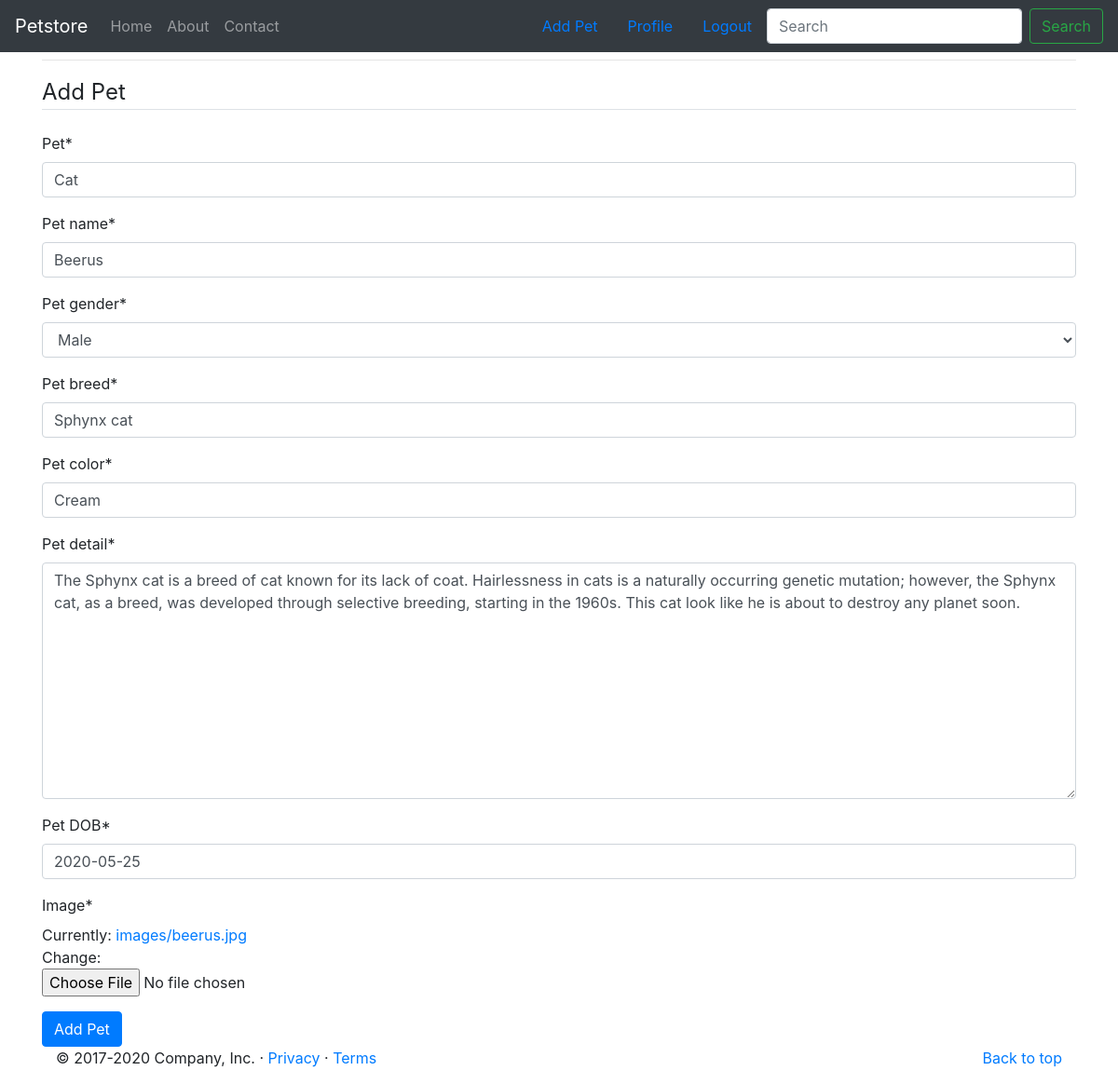
/about/10/update/ (signed in), run on the app's committed database.
### petstore/models.py (models this page shows, shortened)
class PostPet(models.Model):
    Male = 'M'
    Female = 'F'
    Unspecified = 'O'
    PET_GENDER = [
        (Male,'Male'),
        (Female, 'Female'),
        (Unspecified, 'Unspecified')
    ]
    pet=models.CharField(max_length=50)
    pet_name=models.CharField(max_length=50)
    pet_gender = models.CharField(max_length=1, choices=PET_GENDER)
    pet_breed=models.CharField(max_length=50)
    pet_color=models.CharField(max_length=50)
    pet_detail=models.TextField(max_length=500)
    pet_DOB=models.DateField(auto_now=False)
    poster=models.ForeignKey(User, on_delete=models.CASCADE)
    image=models.ImageField(upload_to='images/')

### petstore/views.py (the view, shortened to what this page needs)
# urls.py: path('about/<int:pk>/update/', PostPetUpdateView.as_view(), name='post-update'),
class PostPetUpdateView(LoginRequiredMixin, UserPassesTestMixin, UpdateView):
    model = PostPet
    fields = ['pet', 'pet_name', 'pet_gender', 'pet_breed', 'pet_color', 'pet_detail', 'pet_DOB', 'image']
    def test_func(self):
        petstores = self.get_object()
        if self.request.user == petstores.poster:
            return True
        return False

### petstore/templates/petstore/postpet_form.html (shortened to what this page needs)
{% load crispy_forms_tags %}
<!doctype html>
<html lang="en">
  <head>
<link rel="stylesheet" href="https://stackpath.bootstrapcdn.com/bootstrap/4.5.2/css/bootstrap.min.css">
  </head>
  <body>
    <header>
  <nav class="navbar navbar-expand-md navbar-dark fixed-top bg-dark">
    <a class="navbar-brand" href="{% url 'home' %}">Petstore</a>
    <div class="collapse navbar-collapse" id="navbarCollapse">
      <ul class="navbar-nav mr-auto">
        <li class="nav-item">
          <a class="nav-link" href="{% url 'home' %}">Home</a>
        </li>
        <li class="nav-item">
          <a class="nav-link" href="{% url 'about' %}">About</a>
        </li>
        <li class="nav-item">
          <a class="nav-link" href="{% url 'contact' %}">Contact <span class="sr-only">(current)</span></a>
        </li>
      </ul>
    <div>
       {% if user.is_authenticated %}
        <div class="collapse navbar-collapse" id="navbarCollapse">
          <a class="nav-item nav-link" href="{% url 'post-create' %}">Add Pet</a>
          <a class="nav-item nav-link" href="{% url 'profile' %}">Profile</a>
          <a class="nav-item nav-link" href="{% url 'logout' %}">Logout</a>
        </div>
      {% else %}
        <a class="btn btn-primary mr-sm-2" href="{% url 'login' %}">Login</a>
        <a class="btn btn-primary mr-sm-2" href="{% url 'register' %}">Register</a>
      {% endif %}
      </div>
      <form class="form-inline mt-2 mt-md-0">
        <input class="form-control mr-sm-2" type="text" placeholder="Search" aria-label="Search">
        <button class="btn btn-outline-success my-2 my-sm-0" type="submit">Search</button>
      </form>
    </div>
  </nav>
</header>
<div class="container marketing">
<br>
<br>
    <hr class="featurette-divider">
    <div class="panel panel-primary">
  <div class="panel-body">
  <form method="POST" enctype="multipart/form-data">
      <legend class="border-bottom mb-4">Add Pet</legend>
    {{ form|crispy }}
    <input class="btn btn-primary mr-sm-2" type="submit" value="Add Pet">
</form>
</div>
  <footer class="container">
    <p class="float-right"><a href="#">Back to top</a></p>
    <p>&copy; 2017-2020 Company, Inc. &middot; <a href="#">Privacy</a> &middot; <a href="#">Terms</a></p>
  </footer>
  </div>
</html>

### data on the page
PostPet: pet "Cat", pet_name "Beerus", pet_gender "Male", pet_breed "Sphynx cat", pet_color "Cream", pet_detail "The Sphynx cat is a breed of cat known for its lack of coat. Hairlessness in cats is a naturally occurring genetic mutation; however, the Sphynx cat, as a breed, was developed through selective breeding, starting in the 1960s. This cat look like he is about to destroy any planet soon.", pet_DOB "2020-05-25"
